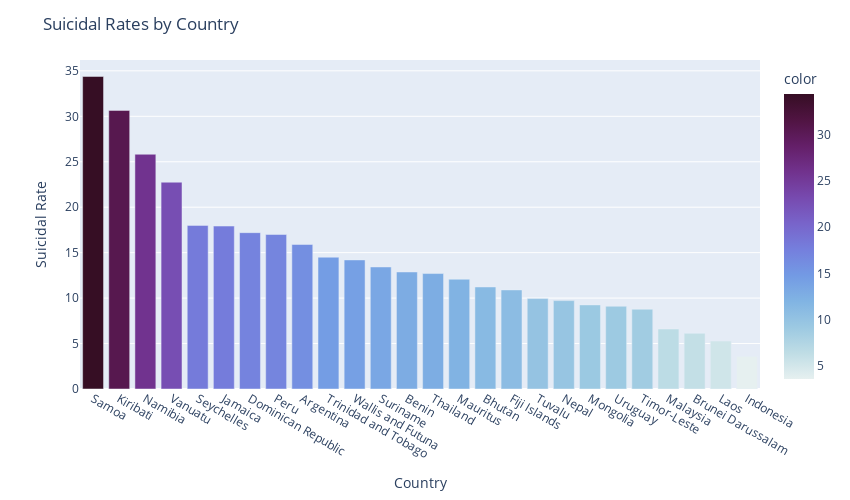

The notebook cell saved with this chart:
### Markdown cell above
## Visualize Suicidal Rate By Country

### Code cell
df_mean = df.groupby('Country')[['Attempted_suicide']].mean().sort_values('Attempted_suicide', ascending=False)
fig_bar = plx.bar(x=df_mean.index, y=df_mean['Attempted_suicide'], color=df_mean['Attempted_suicide'], color_continuous_scale='dense')
fig_bar.update_layout(width=850, height=500, title_text='Suicidal Rates by Country')
fig_bar.update_xaxes(title='Country')
fig_bar.update_yaxes(title="Suicidal Rate")
fig_bar.show()

### Figure 1 — Plotly figure (JSON) as saved in the notebook; plotly's stock layout.template omitted (floating-point values rounded to 4 significant figures)
{"data": [{"alignmentgroup": "True", "hovertemplate": "x=%{x}<br>y=%{y}<br>color=%{marker.color}<extra></extra>", "legendgroup": "", "marker": {"color": [34.38, 30.65, 25.82, 22.75, 18, 17.93, 17.2, 17, 15.9, 14.5, 14.2, 13.43, 12.88, 12.7, 12.07, 11.22, 10.9, 9.95, 9.725, 9.25, 9.1, 8.775, 6.6, 6.125, 5.275, 3.6], "coloraxis": "coloraxis", "pattern": {"shape": ""}}, "name": "", "offsetgroup": "", "orientation": "v", "showlegend": false, "textposition": "auto", "type": "bar", "x": ["Samoa", "Kiribati", "Namibia", "Vanuatu ", "Seychelles", "Jamaica", "Dominican Republic ", "Peru", "Argentina", "Trinidad and Tobago ", "Wallis and Futuna ", "Suriname", "Benin", "Thailand", "Mauritus", "Bhutan", "Fiji Islands", "Tuvalu ", "Nepal", "Mongolia", "Uruguay ", "Timor-Leste ", "Malaysia", "Brunei Darussalam ", "Laos", "Indonesia"], "xaxis": "x", "y": [34.38, 30.65, 25.82, 22.75, 18, 17.93, 17.2, 17, 15.9, 14.5, 14.2, 13.43, 12.88, 12.7, 12.07, 11.22, 10.9, 9.95, 9.725, 9.25, 9.1, 8.775, 6.6, 6.125, 5.275, 3.6], "yaxis": "y"}], "layout": {"barmode": "relative", "coloraxis": {"colorbar": {"title": {"text": "color"}}, "colorscale": [[0, "rgb(230, 240, 240)"], [0.09091, "rgb(191, 221, 229)"], [0.1818, "rgb(156, 201, 226)"], [0.2727, "rgb(129, 180, 227)"], [0.3636, "rgb(115, 154, 228)"], [0.4545, "rgb(117, 127, 221)"], [0.5455, "rgb(120, 100, 202)"], [0.6364, "rgb(119, 74, 175)"], [0.7273, "rgb(113, 50, 141)"], [0.8182, "rgb(100, 31, 104)"], [0.9091, "rgb(80, 20, 66)"], [1, "rgb(54, 14, 36)"]]}, "height": 500, "legend": {"tracegroupgap": 0}, "margin": {"t": 60}, "title": {"text": "Suicidal Rates by Country"}, "width": 850, "xaxis": {"anchor": "y", "domain": [0, 1], "title": {"text": "Country"}}, "yaxis": {"anchor": "x", "domain": [0, 1], "title": {"text": "Suicidal Rate"}}}}
